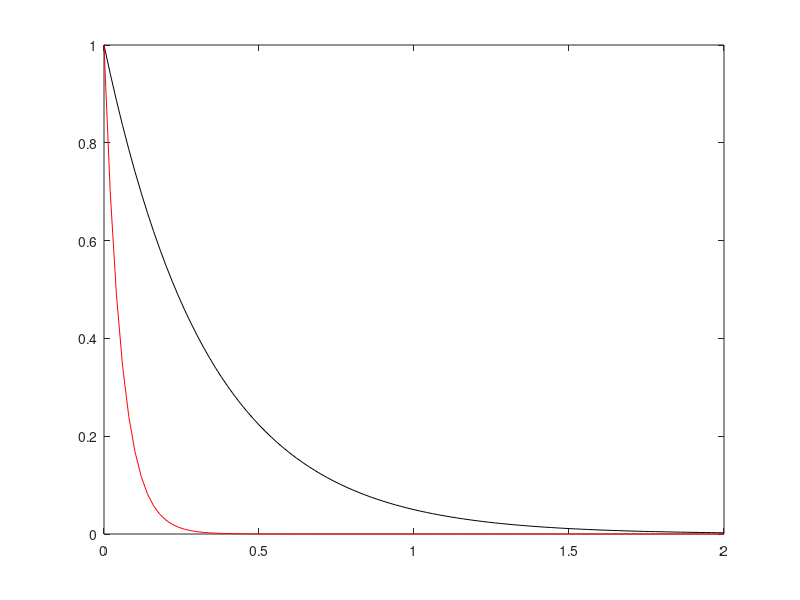

The MATLAB script that drew this image:
clear
x=linspace(0,2,101);
dx=0.1;
%해석해
y1=exp(-3*x);
%수치해
y2(1)=1;
for i = 1:100
    y2(i+1)=y2(i)-3*y2(i)*dx;
end
plot(x,y1,'k-')
hold on
plot(x,y2,'r-')
hold off
